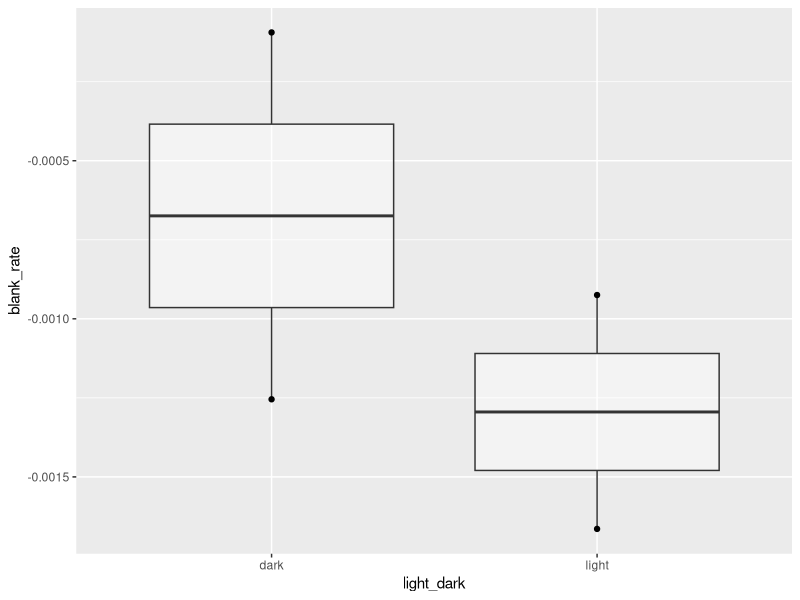

Generate this figure with R: (Note: this script raises an error after producing the figure.)
## ---- chunk 1
library(tidyverse) 
library(here) 
library(patchwork)
## ---- chunk 2
respo_data <-read_csv(here("Data", "Respo", "Pilot", "pilot_tile_respirometry.csv"))
tile_measurements <- read_csv(here("Data","Respo","tile_measurements.csv"))
respo_output <- read_csv(here("Data", "Respo", "Pilot", "respo_lightdark_output.csv"))
comm_comp <- read_csv(here("Data", "encrusting_turf_ratio.csv")) %>% select(-"...1")
## ---- chunk 3
sample_data <- left_join(respo_data, tile_measurements, by = join_by(sample_ID, tile_ID))
## ---- chunk 4
respo_rates <- respo_output %>%
  left_join(sample_data) %>% # Join the raw respo calculations with the metadata
  mutate(chamber_volume_l = chamber_volume_ml * 0.001,  # mL to L conversion
         umol_sec = umol_liter_sec * chamber_volume_l) %>% # Account for chamber volume to convert from umol L-1 s-1 to umol s-1. This standardizes across water volumes (different because different communities on each tile, thickness of epoxy, etc) and removes per Liter
  mutate_if(sapply(., is.character), as.factor)  # convert character columns to factors
  
## ---- chunk 5
rates_normalized <- respo_rates %>% 
  filter(blank == 1) %>% # grab the blanks
  group_by(run_block, light_dark) %>% # can't group by light level because they're slightly different for different respo stands
  summarise(blank_rate = mean(umol_sec, na.rm = TRUE)) %>% # if you have multiple blanks per run take the average
  ungroup() %>% 
  #dplyr::select(Light_level, run_block, blank_rate, date) %>% # this is what I will use to join the blanks back with the raw data
  right_join(respo_rates) %>% # join blanks with the respo data
  mutate(
      # Blank corrected rates
        umol_sec_corrected = umol_sec - blank_rate, # Blank corrected rates = subtract the blank rates from the raw rates   
      # Rates in micromols, normalized to surface area (in cm2)   
         umol_cm2_hr_uncorrected = (umol_sec*3600)/surface_area_cm2,
         umol_cm2_hr = (umol_sec_corrected*3600)/surface_area_cm2, 
      # Rates in micromols, normalized to dry weight (in g)
         umol_g_hr_uncorrected = (umol_sec*3600)/dry_weight_g, 
         umol_g_hr = (umol_sec_corrected*3600)/dry_weight_g,
      # Rates in millimols, normalized to surface area (in cm2)
         mmol_cm2_hr_uncorrected = 0.001*(umol_sec*3600)/surface_area_cm2,
         mmol_cm2_hr = 0.001*(umol_sec_corrected*3600)/surface_area_cm2, # convert to mmol cm-2 hr-1, normalized to surface area
      # Rates in millimols, normalized to dry weight (in g)
         mmol_g_hr_uncorrected = 0.001*(umol_sec*3600)/dry_weight_g,
         mmol_g_hr = 0.001*(umol_sec_corrected*3600)/dry_weight_g
        ) %>% 
  filter(blank!=1) %>% # remove the Blank data
  select(respo_date, sample_ID, tile_ID, treatment, light_dark, run_block, surface_area_cm2, dry_weight_g, umol_cm2_hr,umol_cm2_hr_uncorrected, umol_g_hr, umol_g_hr_uncorrected, mmol_cm2_hr_uncorrected, mmol_cm2_hr, mmol_g_hr_uncorrected, mmol_g_hr, channel_number, temp_C, light_level) #keep only what we need
## ---- chunk 6
blanks_only <- respo_rates %>% 
  filter(blank == 1) %>% # grab the blanks
  group_by(light_dark, run_block) %>%
  summarise(blank_rate = mean(umol_sec, na.rm = TRUE))
## ---- chunk 7
blanks_only %>%
  ggplot(aes(x = light_dark, y = blank_rate)) +
  geom_boxplot(alpha = 0.4) + geom_point()
## ---- chunk 8
rates_PR_SAnorm <- rates_normalized %>%
  select(-c(light_level,temp_C, # remove the things that make light and dark runs different and keep them in separate rows
            umol_cm2_hr_uncorrected, umol_g_hr, umol_g_hr_uncorrected, mmol_cm2_hr_uncorrected, mmol_cm2_hr, mmol_g_hr_uncorrected, mmol_g_hr)) %>% # remove uncorrected column, dry weight column, and mmol colums to pivot
  pivot_wider(names_from = light_dark, 
              values_from = umol_cm2_hr) %>%  # makes light and dark columns with the rates for their respective run 
  rename(respiration = dark , net_photosynthesis = light) %>% # rename the columns
  mutate(respiration = -1 * respiration,  # Make respiration positive
         gross_photosynthesis = respiration + net_photosynthesis) %>% 
  pivot_longer(cols = respiration:gross_photosynthesis, names_to = "PR", values_to = "values") #values still in umol.cm2.hr

rates_PR_SAnorm
## ---- chunk 9
write_csv(rates_PR_SAnorm,here("Data","Respo", "Pilot", "Respo Outputs", "PnR_rates_SAnorm.csv")) # export all the uptake rates
## ---- chunk 10
rates_PR_DWnorm <- rates_normalized %>%
  select(-c(light_level,temp_C, # remove the things that make light and dark runs different and keep them in separate rows
            umol_g_hr_uncorrected, umol_cm2_hr, umol_cm2_hr_uncorrected, mmol_cm2_hr_uncorrected, mmol_cm2_hr, mmol_g_hr_uncorrected, mmol_g_hr)) %>% # remove uncorrected column, dry weight column, and mmol colums to pivot
  pivot_wider(names_from = light_dark, 
              values_from = umol_g_hr) %>%  # makes light and dark columns with the rates for their respective run 
  rename(respiration = dark , net_photosynthesis = light) %>% # rename the columns
  mutate(respiration = -1 * respiration,  # Make respiration positive
         gross_photosynthesis = respiration + net_photosynthesis) %>% 
  pivot_longer(cols = respiration:gross_photosynthesis, names_to = "PR", values_to = "values") #values still in umol.cm2.hr

rates_PR_DWnorm
## ---- chunk 11
write_csv(rates_PR_SAnorm,here("Data","Respo", "Pilot", "Respo Outputs", "PnR_rates_DWnorm.csv")) # export all the uptake rates
## ---- chunk 12
rates_SA_long <- rates_PR_SAnorm %>% 
  pivot_wider(names_from = "PR", 
              values_from = "values") %>%
  left_join(comm_comp,  by = c("tile_ID" = "tile_id", "treatment", "respo_date" = "date"))
## ---- chunk 13
rates_DW_long <- rates_PR_DWnorm %>% 
  pivot_wider(names_from = "PR", 
              values_from = "values") %>% 
  left_join(comm_comp,  by = c("tile_ID" = "tile_id", "treatment", "respo_date" = "date"))
## ---- chunk 14
tile_measurements %>%
  filter(treatment %in% c("white", "black")) %>%
  ggplot(aes(x = treatment, y = dry_weight_g, color = treatment)) +
  geom_boxplot() +
  geom_jitter() +
  theme_bw() +
  labs(y = "Dry Algae Biomass (g)") +
  guides(color = "none") +
  scale_color_manual(values = c("#635596","#E15554" ))
## ---- chunk 15
tile_measurements %>% 
  filter(treatment %in% c("white", "black")) %>% 
  group_by(treatment) %>% 
  summarize(mean_weight = mean(dry_weight_g))
## ---- chunk 16
rates_PR_SAnorm %>% 
  ggplot(aes(x = treatment, y = values, color = treatment)) +
  geom_boxplot(alpha = 0.4) +
  geom_jitter() +
  facet_wrap(~factor(PR, levels = c("net_photosynthesis", "gross_photosynthesis", "respiration")),
             scales = "free",
             labeller = as_labeller(c(gross_photosynthesis = "Gross Photosynthesis", 
                                      net_photosynthesis = "Net Photosynthesis", 
                                      respiration = "Respiration"))) +
  theme_bw() +
  labs(x = "Treatment", y = "umol.cm2.hr")+
  theme(strip.background = element_rect(fill = "white"),
        strip.text = element_text(face = "bold")) +
  guides(color = "none") +
  scale_color_manual(values = c("#635596","#E15554" ))


ggsave(here("Output", "SA_normalized_rates.jpeg"), height = 6, width = 10)
## ---- chunk 17
rates_PR_DWnorm %>% 
  ggplot(aes(x = treatment, y = values, color = treatment)) +
  geom_jitter() +
  geom_boxplot(alpha = 0.4) +
  facet_wrap(~factor(PR, levels = c("net_photosynthesis", "gross_photosynthesis", "respiration")), 
             scales = "free",
             labeller = as_labeller(c(gross_photosynthesis = "Gross Photosynthesis", 
                                      net_photosynthesis = "Net Photosynthesis", 
                                      respiration = "Respiration"))) +
  theme_bw() +
  labs(x = "Treatment", y = "umol.g.hr")+
  theme(strip.background = element_rect(fill = "white"),
        strip.text = element_text(face = "bold")) +
  guides(color = "none") +
  scale_color_manual(values = c("#635596","#E15554" ))

ggsave(here("Output", "DW_normalized_rates.jpeg"), height = 6, width = 10)
## ---- chunk 18
rates_PR_SAnorm %>% 
  group_by(treatment, PR) %>% 
  summarize(mean_value = mean(values))
## ---- chunk 19
rates_PR_DWnorm %>% 
  group_by(treatment, PR) %>% 
  summarize(mean_value = mean(values))
## ---- chunk 20
rates_PR_SAnorm %>% filter(PR == "gross_photosynthesis") %>%
  ggplot(aes(x = treatment, y = values, color = treatment)) +
  geom_jitter() +
  geom_boxplot(alpha = 0.4) +
  theme_bw() +
  labs(y ="Gross Photosynthesis (umol.cm2.hr)") +
  guides(color = "none")  +
  scale_color_manual(values = c("#635596","#E15554" ))
## ---- chunk 21
rates_PR_DWnorm %>% filter(PR == "gross_photosynthesis") %>%
  ggplot(aes(x = treatment, y = values, color = treatment)) +
  geom_jitter() +
  geom_boxplot(alpha = 0.4) +
  theme_bw() +
  labs(y ="Gross Photosynthesis (umol.g.hr)") +
  guides(color = "none") +
  scale_color_manual(values = c("#635596","#E15554" ))
## ---- chunk 22
rates_PR_SAnorm %>% filter(PR == "net_photosynthesis") %>%
  ggplot(aes(x = treatment, y = values, color = treatment)) +
  geom_jitter() +
  geom_boxplot(alpha = 0.4) +
  theme_bw() +
  labs(y ="Net Photosynthesis (umol.cm2.hr)") +
  guides(color = "none") +
  scale_color_manual(values = c("#635596","#E15554" ))
## ---- chunk 23
rates_PR_DWnorm %>% filter(PR == "net_photosynthesis") %>%
  ggplot(aes(x = treatment, y = values, color = treatment)) +
  geom_jitter() +
  geom_boxplot(alpha = 0.4) +
  theme_bw() +
  labs(y ="Net Photosynthesis (umol.g.hr)") +
  guides(color = "none") +
  scale_color_manual(values = c("#635596","#E15554" ))
## ---- chunk 24
rates_PR_SAnorm %>% filter(PR == "respiration") %>%
  ggplot(aes(x = treatment, y = values, color = treatment)) +
  geom_jitter() +
  geom_boxplot(alpha = 0.4) +
  theme_bw() +
  labs(y ="Respiration (umol.cm2.hr)") +
  guides(color = "none") +
  scale_color_manual(values = c("#635596","#E15554" ))
## ---- chunk 25
rates_PR_DWnorm %>% filter(PR == "respiration") %>%
  ggplot(aes(x = treatment, y = values, color = treatment)) +
  geom_jitter() +
  geom_boxplot(alpha = 0.4) +
  theme_bw() +
  labs(y ="Respiration (umol.g.hr)") +
  guides(color = "none") +
  scale_color_manual(values = c("#635596","#E15554" ))
## ---- chunk 26
rates_normalized %>%
  ggplot(aes(x = tile_ID, y = umol_cm2_hr, color = light_dark))+
  geom_point() +
  facet_wrap(~treatment, scales = "free_x")
## ---- chunk 27
rates_SA_long %>% 
  ggplot(aes(x = ratio, y = net_photosynthesis)) + 
  geom_point() + 
  geom_smooth(method = "lm") +
  facet_wrap(~treatment) + 
  theme_bw() +
  labs(x = "Encrusting/Turf Ratio")

# higher ratio means more encrusting algae relative to turf
## ---- chunk 28
rates_DW_long %>% 
  ggplot(aes(x = ratio, y = net_photosynthesis)) + 
  geom_point() + 
  geom_smooth(method = "lm") +
  facet_wrap(~treatment) + 
  theme_bw() +
  labs(x = "Encrusting/Turf Ratio")
## ---- chunk 29
rates_SA_long %>% 
  ggplot(aes(x = ratio, y = gross_photosynthesis)) + 
  geom_point() + 
  geom_smooth(method = "lm") +
  facet_wrap(~treatment) + 
  theme_bw() +
  labs(x = "Encrusting/Turf Ratio")
## ---- chunk 30
rates_DW_long %>% 
  ggplot(aes(x = ratio, y = gross_photosynthesis)) + 
  geom_point() + 
  geom_smooth(method = "lm") +
  facet_wrap(~treatment) + 
  theme_bw() +
  labs(x = "Encrusting/Turf Ratio")
## ---- chunk 31
rates_SA_long %>% 
  ggplot(aes(x = ratio, y = respiration)) + 
  geom_point() + 
  geom_smooth(method = "lm") +
  facet_wrap(~treatment) + 
  theme_bw() +
  labs(x = "Encrusting/Turf Ratio")
## ---- chunk 32
rates_DW_long %>% 
  ggplot(aes(x = ratio, y = respiration)) + 
  geom_point() + 
  geom_smooth(method = "lm") +
  facet_wrap(~treatment) + 
  theme_bw() +
  labs(x = "Encrusting/Turf Ratio")
## ---- chunk 33
rates_SA_long %>% 
  ggplot(aes(x = Turf, y = net_photosynthesis)) + 
  geom_point() + 
  geom_smooth(method = "lm") +
  facet_wrap(~treatment) + 
  theme_bw() +
  labs(x = "Turf Percent Cover")
## ---- chunk 34
rates_SA_long %>%
  ggplot(aes(x = treatment, y = gross_photosynthesis/respiration)) + geom_boxplot() + geom_jitter()
## ---- chunk 35
rates_SA_long %>% 
  mutate(gp_r = gross_photosynthesis/respiration) %>% 
  group_by(treatment) %>% 
  summarise(mean_gpr = mean(gp_r))
